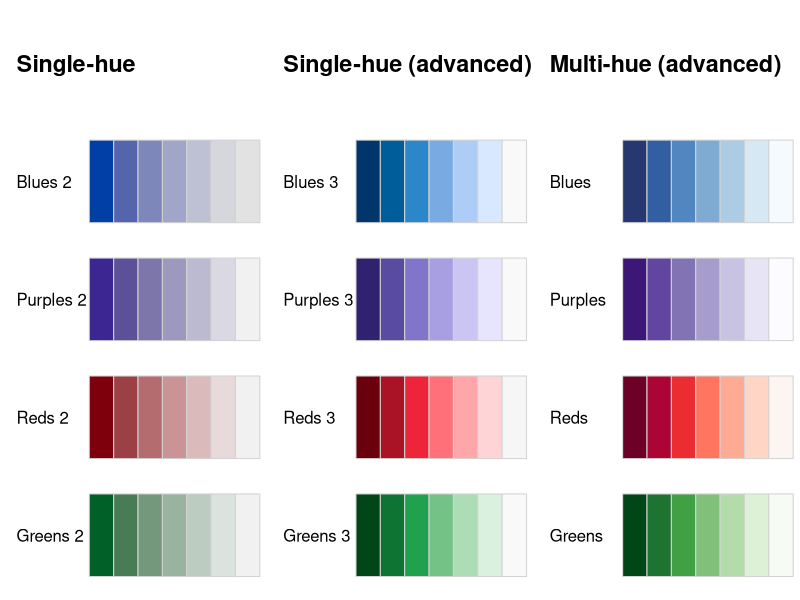
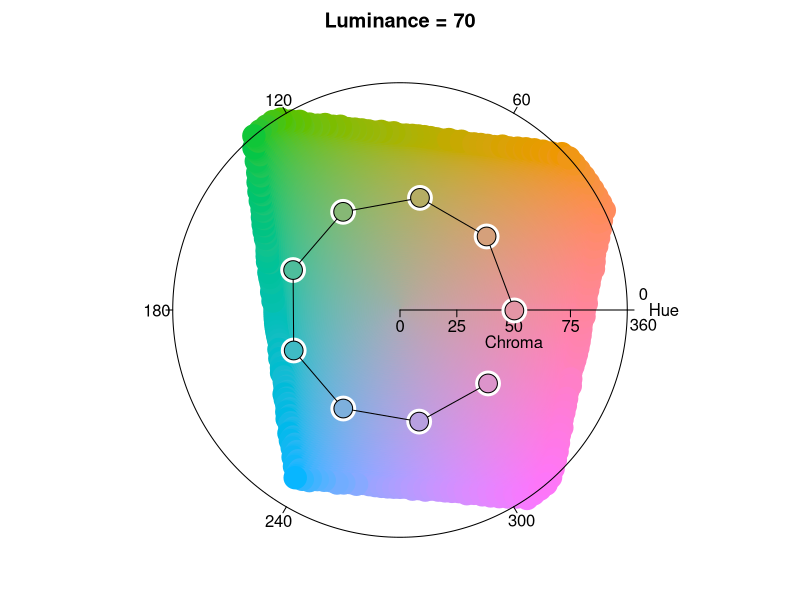
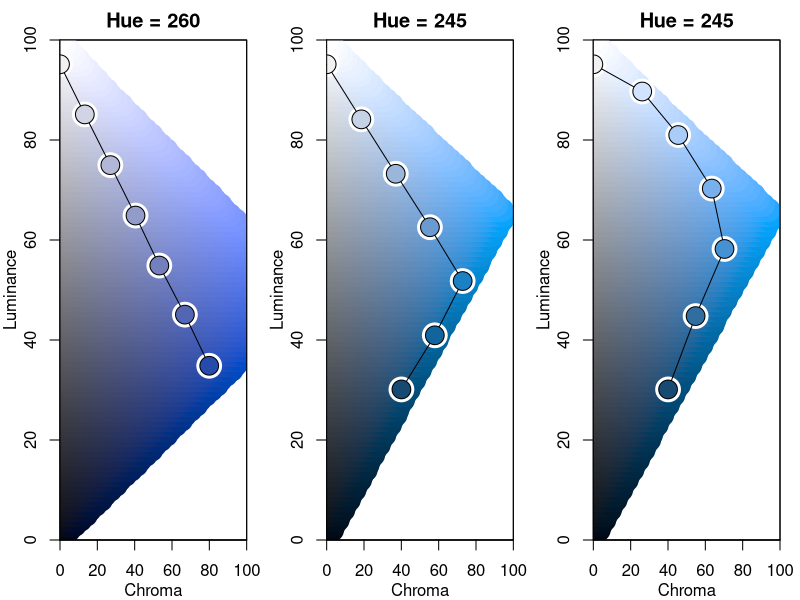
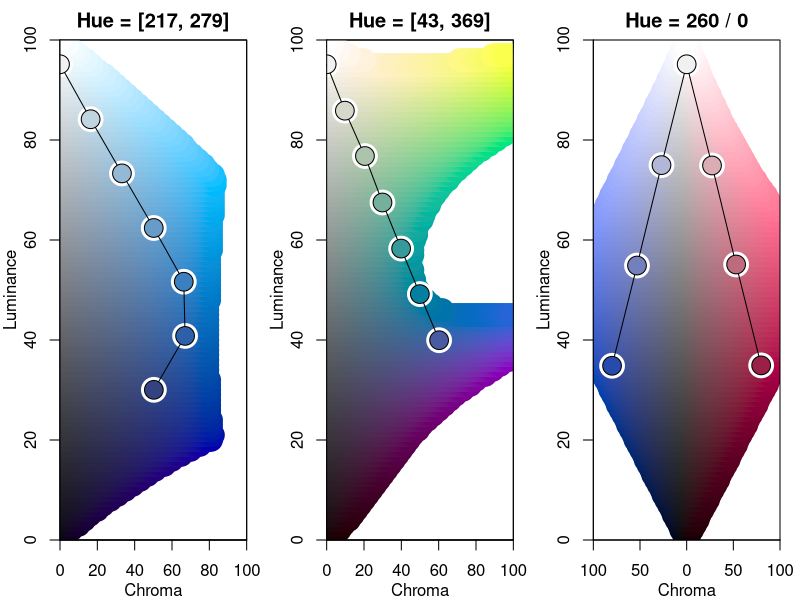
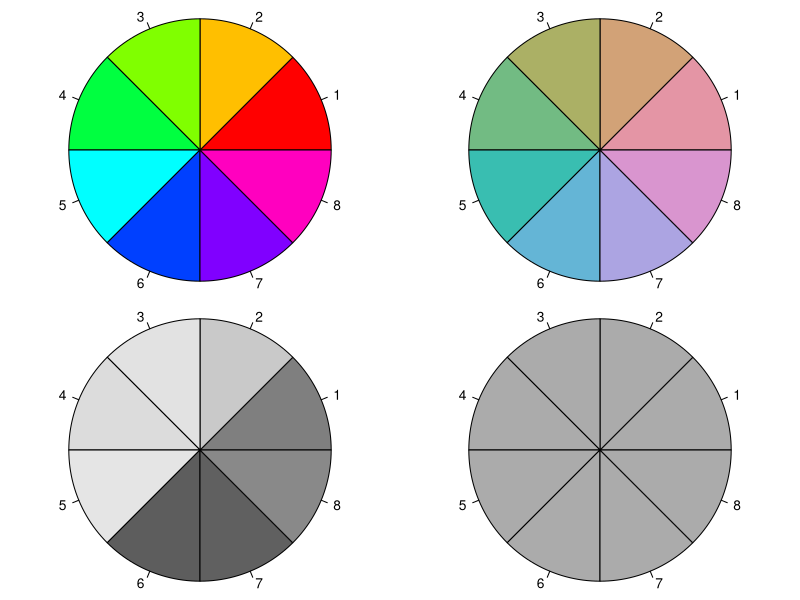
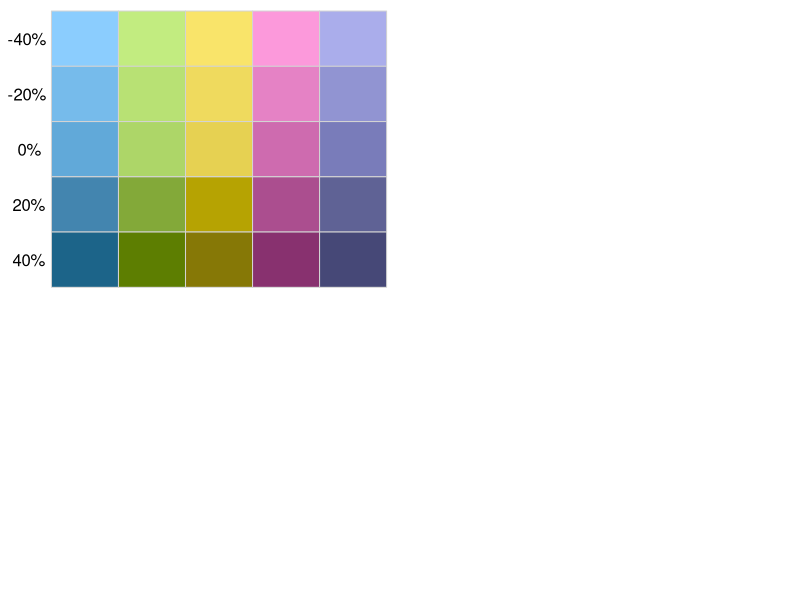

Generate these figures, in order, with R:
## ---- chunk 1
library("colorspace")
library("ggplot2")
theme_set(theme_minimal())
knitr::opts_chunk$set(message = FALSE, warning = FALSE,
  dev = "pdf", dpi = 150, out.width = "\\textwidth", fig.cap = "FIXME.",
  fig.height = 6, fig.width = 6, fig.pos = "t!",
  fig.align = "center", fig.show = "hold", fig.path = "Figures/")
## ---- chunk 2
q4 <- qualitative_hcl(4, palette = "Dark 3")
q4
## ---- chunk 3
(x <- polarLUV(L = 70, C = 50, H = c(0, 120, 240)))
## ---- chunk 4
(y <- as(x, "sRGB"))
## ---- chunk 5
as(y, "HSV")
## ---- chunk 6
hex(x)
## ---- chunk 7
hcl_palettes()
## ---- chunk 8
hcl_palettes(palette = "set2")
## ---- chunk 9
qualitative_hcl(4, h = c(0, 270), c = 60, l = 70)
qualitative_hcl(4, h1 = 0, h2 = 270, c1 = 60, l1 = 70)
qualitative_hcl(4, palette = "set2")
qualitative_hcl(4, palette = "set2", l = 80)
## ---- chunk 10
qualitative_hcl(3, palette = "set2", l = 80, register = "myset")
## ---- chunk 11
hcl_palettes("Qualitative")
## ---- chunk 12
qualitative_hcl(4, palette = "myset")
## ---- chunk 13
bprg <- c("Blues", "Purples", "Reds", "Greens")
swatchplot(
"Single-hue"		= t(sapply(paste(bprg, 2), sequential_hcl, n = 7)),
"Single-hue (advanced)" = t(sapply(paste(bprg, 3), sequential_hcl, n = 7)),
"Multi-hue (advanced)"  = t(sapply(bprg,	   sequential_hcl, n = 7)),
nrow = 5, line = 5)
## ---- chunk 14
hclplot(qualitative_hcl(9, c = 50, l = 70))
## ---- chunk 15
par(mfrow = c(1, 3))
hclplot(sequential_hcl(7, h = 260, c = 80, l = c(35, 95), power = 1))
hclplot(sequential_hcl(7, h = 245, c = c(40, 75, 0), l = c(30, 95),
  power = 1))
hclplot(sequential_hcl(7, h = 245, c = c(40, 75, 0), l = c(30, 95),
  power = c(0.8, 1.4)))
## ---- chunk 16
par(mfrow = c(1, 3))
hclplot(sequential_hcl(7, h = c(260, 220), c = c(50, 75, 0),
  l = c(30, 95), power = 1))
hclplot(sequential_hcl(7, h = c(260, 60), c = 60, l = c(40, 95),
  power = 1))
hclplot(diverging_hcl(7, h = c(260, 0), c = 80, l = c(35, 95),
  power = 1))
## ---- chunk 17
rainbow(11, end = 2/3)
deutan(rainbow(11, end = 2/3))
## ---- chunk 18
desaturate(c("white", "orange", "blue", "black"))
## ---- chunk 19
rainbow(3)
desaturate(rainbow(3))
## ---- chunk 20
wheel <- function(col, radius = 1, ...)
  pie(rep(1, length(col)), col = col, radius = radius, ...) 
par(mar = rep(0.5, 4), mfrow = c(2, 2))
wheel(rainbow(8))
wheel(rainbow_hcl(8))
wheel(desaturate(rainbow(8)))
wheel(desaturate(rainbow_hcl(8)))
## ---- chunk 21
oi <- c("#61A9D9", "#ADD668", "#E6D152", "#CE6BAF", "#797CBA")
swatchplot(
  "-40%" = lighten(oi, 0.4),
  "-20%" = lighten(oi, 0.2),
  "  0%" = oi,
  " 20%" =  darken(oi, 0.2),
  " 40%" =  darken(oi, 0.4),
  off = c(0, 0)
)
## ---- chunk 22
max_chroma(seq(0, 360, by = 60), 50)
## ---- chunk 23
max_chroma(120, seq(0, 100, by = 20))
## ---- chunk 24
R <- RGB(1, 0, 0)
G <- RGB(0, 1, 0)
Y <- mixcolor(0.5, R, G)
Y
